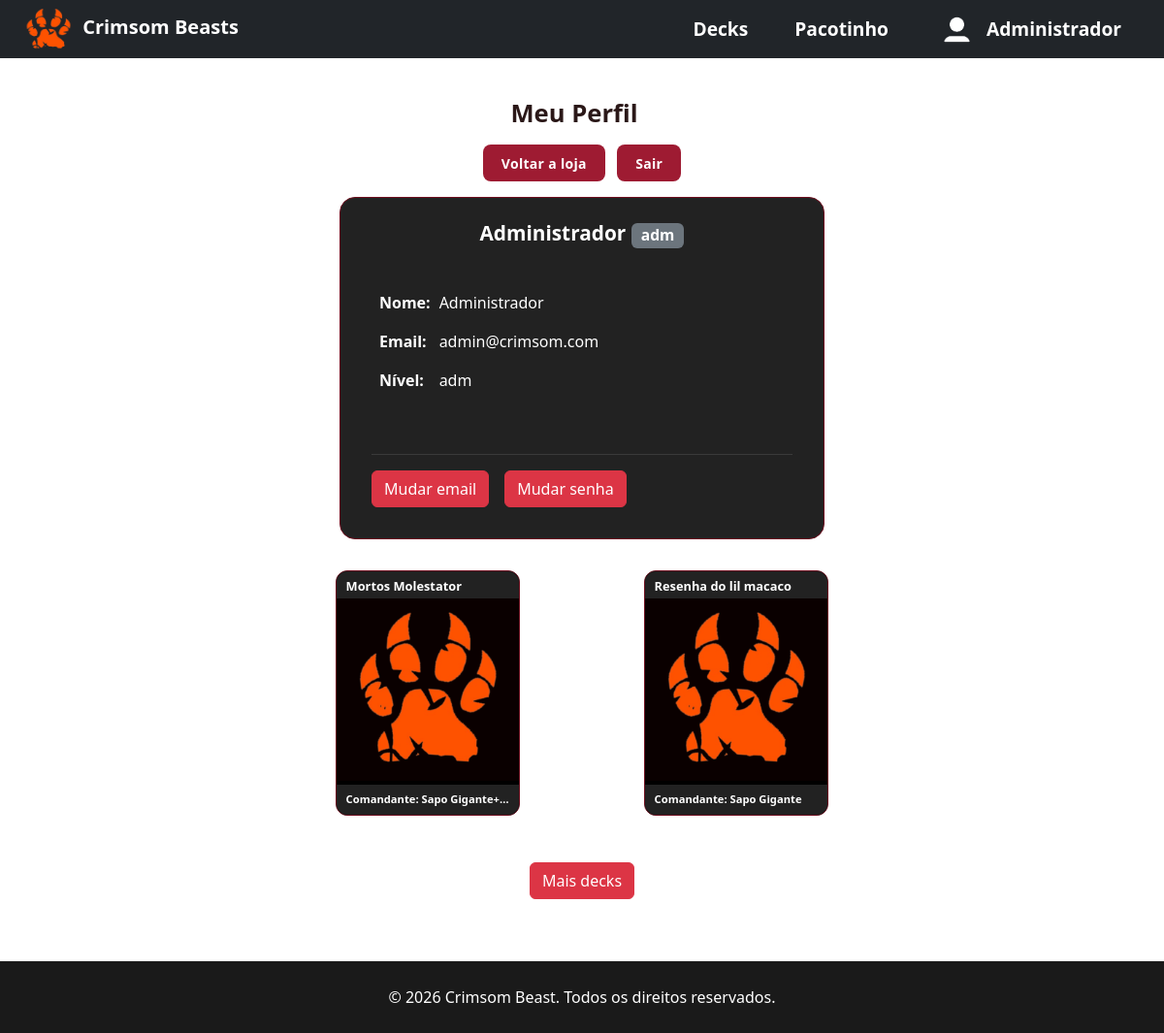
The app's page /verusuario.php (signed in) with its own data.
### tables this page shows
CREATE TABLE IF NOT EXISTS usuario (
    ID_USUARIO INT NOT NULL AUTO_INCREMENT PRIMARY KEY,
    NOME VARCHAR(50) NOT NULL,
    EMAIL VARCHAR(100) UNIQUE NOT NULL,
    SENHA VARCHAR(255) NOT NULL,
    NIVEL VARCHAR(10) NOT NULL
) DEFAULT CHARSET=utf8mb4;

CREATE TABLE IF NOT EXISTS decks (
    ID_DECK INT NOT NULL AUTO_INCREMENT PRIMARY KEY,
    NOME VARCHAR(100) NOT NULL,
    AUTOR INT NOT NULL,  
    COMANDANTE INT NOT NULL,  
    DESESPERO INT NOT NULL,  
    DATACRIACAO DATETIME NOT NULL,
    DATAMODIFICACAO DATETIME NOT NULL,
    CONSTRAINT FK_DECKS_AUTOR FOREIGN KEY (AUTOR) REFERENCES usuario(ID_USUARIO),
    CONSTRAINT FK_DECKS_COMANDANTE FOREIGN KEY (COMANDANTE) REFERENCES cartas(ID_CARTA),
    CONSTRAINT FK_DECKS_DESESPERO FOREIGN KEY (DESESPERO) REFERENCES cartas(ID_CARTA)
) DEFAULT CHARSET=utf8mb4;

CREATE TABLE IF NOT EXISTS cartas (
    ID_CARTA INT NOT NULL AUTO_INCREMENT PRIMARY KEY,
    NOME VARCHAR(50) NOT NULL,
    IMAGEM VARCHAR(200) NOT NULL,
    SANGUE VARCHAR(10) NOT NULL,
    RARIDADE VARCHAR(15) NOT NULL,
    LENDARIO ENUM('s', 'n') DEFAULT 'n',
    COLECAO VARCHAR(20) NOT NULL,
    ID2 INT NOT NULL,
    PRECO DECIMAL(10, 2) NOT NULL
) DEFAULT CHARSET=utf8mb4;

### verusuario.php (the view, shortened to what this page needs)
<!DOCTYPE html>
<html lang="pt-br">
<?php
if (isset($_SESSION['nome'])) {
    $nomelog = $_SESSION['nome'];
} else {
    header("Location:login.php");
    exit;
} ?>
<head>
    <link rel="stylesheet" href="css/style.css">
    <link rel="stylesheet" href="css/bootstrap.min.css">
</head>
<body>
    <?php include("conexao.php") ?>
    <?php include("navbar.php") ?>
    <?php
    try {
        $sql = " SELECT * FROM usuario WHERE nome = :nome ";
        $query = $conn->prepare($sql);
        $query->bindValue(':nome', $nomelog, PDO::PARAM_STR);
        $query->execute();
        if ($dados = $query->fetch(PDO::FETCH_ASSOC)) {
            $NOME = $dados["NOME"];
            $EMAIL = $dados["EMAIL"];
            $NIVEL = $dados["NIVEL"];
        } else {
            throw new Exception("O perfil de nome " . $nomelog . " não foi encontrado");
        }
    } catch (Exception $e) {
        echo "<main class='container' style='padding-top:40px'>
                <div class='alert alert-danger'>{$e->getMessage()}</div>
                <a href='index.php' class='btn btn-primary'>Voltar</a>
              </main>";
        exit;
    }
    ?>
    <div class="container-wrap">
        <div class="page-header">
            <h1>Meu Perfil</h1>
        </div>
        <div class="toolbar">
            <form class="search-form">
                <a class="btn-toolbar" href="index.php">Voltar a loja</a>
                <a class="btn-toolbar" href="logout.php">Sair</a>
            </form>
        </div>
        <?php if (isset($erro)): ?>
            <div class="alert alert-danger"><?= htmlspecialchars($erro) ?></div>
        <?php else: ?>
            <div class="carta-layout">
                <div class="carta-info-panel form-wrap">
                    <h5 class="form-title"> <?= htmlspecialchars($NOME) ?>
                        <span class="badge bg-secondary"><?= htmlspecialchars($NIVEL) ?></span>
                    </h5>
                    <div class="perfil-campos" style="display: flex; flex-wrap: wrap; gap: 1rem; margin-bottom: 1.5rem;">
                        <table class="mb-3 mt-3">
                            <tr class="">
                                <th class="text-white p-md-2">Nome:</th>
                                <td class="text-white">
                                    <?= htmlspecialchars($NOME) ?>
                                </td>
                            </tr>
                            <tr>
                                <th class="text-white p-md-2">Email:</th>
                                <td class="text-white">
                                    <?= htmlspecialchars($EMAIL) ?>
                                </td>
                            </tr>
                            <tr>
                                <th class="text-white p-md-2">Nível:</th>
                                <td class="text-white">
                                    <?= htmlspecialchars($NIVEL) ?>
                                </td>
                            </tr>
                        </table>
                    </div>
                    <div class="form-divider"></div>
                    <div style="display: flex; gap: 1rem; flex-wrap: wrap;">
                        <button type="button" class="btn btn-danger" data-bs-toggle="modal"
                            data-bs-target="#modalEmail">Mudar email</button>
                        <button type="button" class="btn btn-danger" data-bs-toggle="modal"
                            data-bs-target="#modalSenha">Mudar senha</button>
                    </div>
                </div>
            <?php endif; ?>
        </div>
    </div>
    <?php
    $stmt = $conn->prepare('SELECT d.ID_DECK,
                               d.NOME AS NOME_DECK,
                               u.NOME AS NOME_AUTOR,
                               c.NOME AS NOME_COMANDANTE,
                               c.IMAGEM AS IMG_COMANDANTE
                        FROM decks d
                        INNER JOIN cartas c ON c.ID_CARTA = d.COMANDANTE
                        INNER JOIN usuario u ON u.ID_USUARIO = d.AUTOR
                        ORDER BY d.DATACRIACAO DESC');
    $stmt->execute();
    $decks = $stmt->fetchAll(PDO::FETCH_ASSOC);
    if (empty($decks)) {
        echo '<p>Nenhum deck encontrado.</p>';
    } else {
        ?>
        <div class="decks-grid">
            <?php foreach ($decks as $row): ?>
                <div class="deck-card">
                    <h6 class="deck-card-name" title="<?= htmlspecialchars($row['NOME_DECK']) ?>">
                        <?= htmlspecialchars($row['NOME_DECK']) ?>
                    </h6>
                    <form action="verdeck.php" method="POST" class="deck-card-art">
                        <button type="submit" class="deck-card-btn">
                            <img src="img/<?= htmlspecialchars($row['IMG_COMANDANTE']) ?>"
                                alt="<?= htmlspecialchars($row['NOME_COMANDANTE']) ?>">
                        </button>
                    </form>
                    <div class="deck-card-footer">
                        <span title="<?= htmlspecialchars($row['NOME_COMANDANTE']) ?>">
                            Comandante: <?= htmlspecialchars($row['NOME_COMANDANTE']) ?>
                        </span>
                    </div>
                </div>
            <?php endforeach; ?>
        </div>
        <?php
    }
    ?>
    <div class="botaum">
        <button type="button" class="btn btn-danger">Mais decks</button>
    </div>
    <footer class="">
        <div class="container-fluid">
            <p>&copy; 2026 Crimsom Beast. Todos os direitos reservados.</p>
        </div>
    </footer>
</body>
</html>

### css/style.css (style rules this page uses)
:root { --color-black: #0a0a0a; --color-black-soft: #1a1a1a; --color-crimson: #9e1b32; --color-crimson-light: #ff3e58; --color-crimson-dark: #6e0f1f; --bg-white: #fffdfd; --bg-primary: var(--color-black); --bg-secondary: var(--color-black-soft); --bg-card: #222222; --bg-elevated: #232323; --text-primary: #000000; --text-secondary: #2b1818; --text-muted: #3f3f3f; --text-muted-light: #a0a0a0; --text-white: #ffffff; --card-text: #e0e0e0; --accent-primary: var(--color-crimson); --accent-hover: var(--color-crimson-light); --accent-pressed: var(--color-crimson-dark); --border-color: #2e2424; --border-accent: var(--color-crimson-dark); --color-success: #2e7d4f; --color-warning: #c98a2c; --color-error: #c92a3f; --shadow-soft: 0 4px 12px rgba(0, 0, 0, 0.5); --shadow-glow: 0 0 20px rgba(158, 27, 50, 0.35); }
.decks-grid { display: grid; grid-template-columns: repeat(auto-fill, minmax(230px, 1fr)); gap: 1.5rem; }
html, body { margin: 0; padding: 0; height: 100%; }
body { font-family: -apple-system, BlinkMacSystemFont, 'Segoe UI', Roboto, sans-serif; background-color: var(--bg-white); padding-top: 70px; display: flex; flex-direction: column; min-height: 100%; }
footer { background-color: var(--bg-secondary); color: var(--text-white); padding: 15px 0; text-align: center; justify-content: center; margin-top: 8vh; }
footer p { margin: 10px; }
.page-header { display: flex; justify-content: center; flex-wrap: wrap; align-items: flex-end; gap: 2rem; margin-bottom: 0; text-align: center; color: var(--text-secondary); }
.page-header h1 { font-size: 1.6rem; font-weight: 700; color: var(--text-secondary); line-height: 1.2; margin: 0; }
.form-wrap { max-width: 420px; margin: 0 auto; background: var(--bg-card); border: 1.5px solid var(--color-crimson-dark); border-radius: 16px; padding: 2rem 2rem 2.5rem; }
.form-title { font-size: 1.3rem; font-weight: 700; color: var(--card-text); margin: 0 0 0.25rem; text-align: center; }
.form-divider { height: 1px; background: #2a1f1f; margin: 1.5rem 0; }
.toolbar { display: flex; align-items: center; justify-content: space-between; gap: .75rem; flex-wrap: wrap; margin-bottom: 1.5rem; margin-top: 1rem; }
.search-form { display: flex; align-items: center; gap: .75rem; flex: 1; }
.btn-toolbar { display: inline-flex; align-items: center; gap: .4rem; padding: .55rem 1.2rem; background: var(--color-crimson); color: #fff; border: none; border-radius: 8px; font-size: 14px; font-weight: 700; cursor: pointer; letter-spacing: 0.3px; text-decoration: none; white-space: nowrap; transition: background 0.3s; }

### records on screen
usuario: NOME "Administrador", NIVEL "adm", EMAIL "admin@crimsom.com"
decks: NOME "Mortos Molestator", COMANDANTE.IMAGEM (picture), COMANDANTE.NOME "Sapo Gigante+…"
decks: NOME "Resenha do lil macaco", COMANDANTE.IMAGEM (picture), COMANDANTE.NOME "Sapo Gigante"

### other values on screen
$nom "Administrador"
